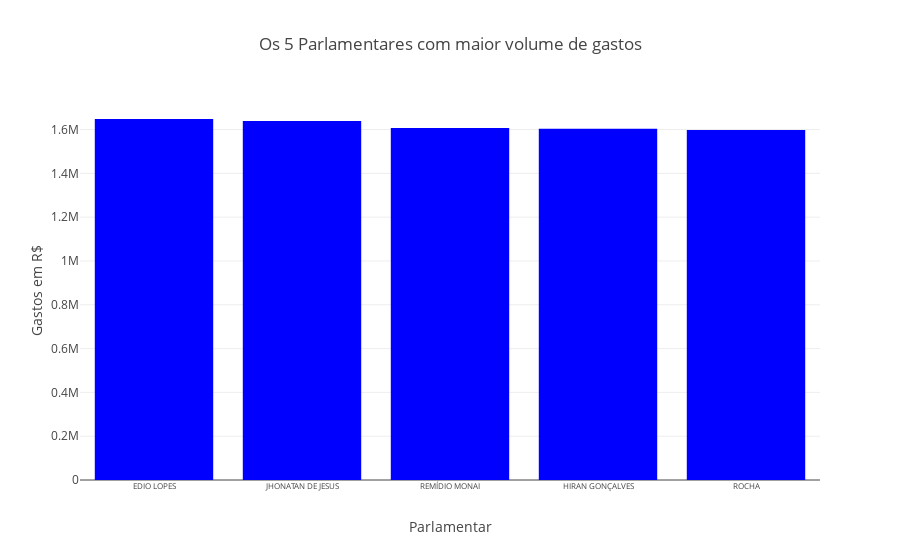

Notebook code cell kept with this figure:
### Markdown cell above
## Quais foram os parlamentares que mais consumiram recursos ? E quais foram os que menos consumiram recursos?


Vamos descobrir quem são os paralamentares com maiores gastos.

### Code cell
# Agrupando pelo nome do parlamentar e somando seus gastos
maiores_gastos = df_completo.groupby('nome_parlamentar')['vlr_despesa'].sum().sort_values(ascending=False).head(5)

plot_bar(maiores_gastos, "Os 5 Parlamentares com maior volume de gastos", "Parlamentar", "Gastos em R$", "blue")

### Figure 1 — Plotly figure (JSON) as saved in the notebook; plotly's stock layout.template omitted (floating-point values rounded to 4 significant figures)
{"data": [{"marker": {"color": "blue"}, "orientation": "v", "type": "bar", "uid": "97e7f14b-f1bb-46e8-8dd0-87bfc53eeb48", "x": ["EDIO LOPES", "JHONATAN DE JESUS", "REMÍDIO MONAI", "HIRAN GONÇALVES", "ROCHA"], "y": [1648000.0, 1639000.0, 1607000.0, 1603000.0, 1598000.0]}], "layout": {"title": "Os 5 Parlamentares com maior volume de gastos", "xaxis": {"tickfont": {"size": 8}, "title": "Parlamentar"}, "yaxis": {"autorange": true, "tickfont": {"size": 12}, "title": "Gastos em R$"}}}
